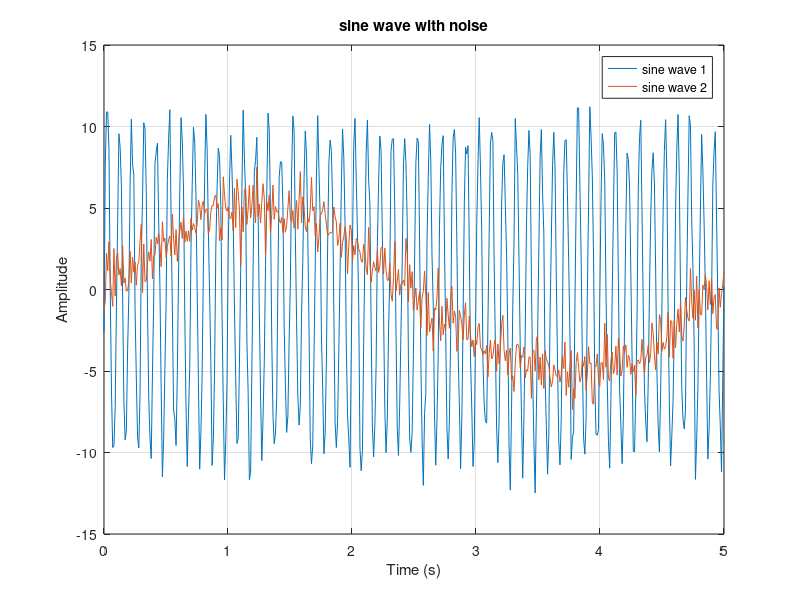
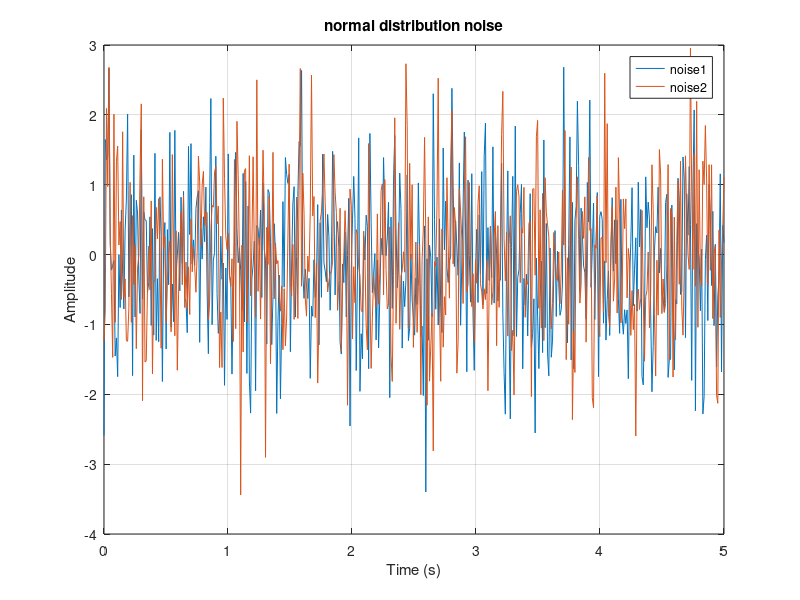
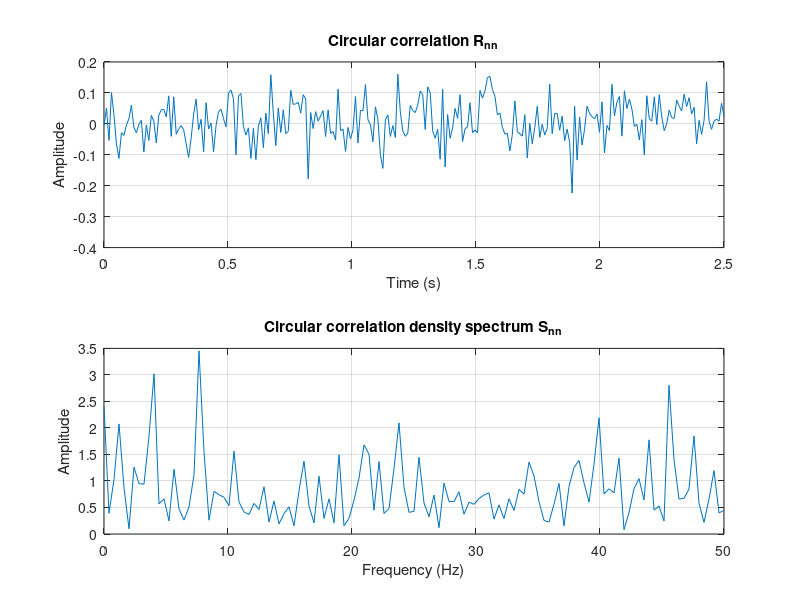
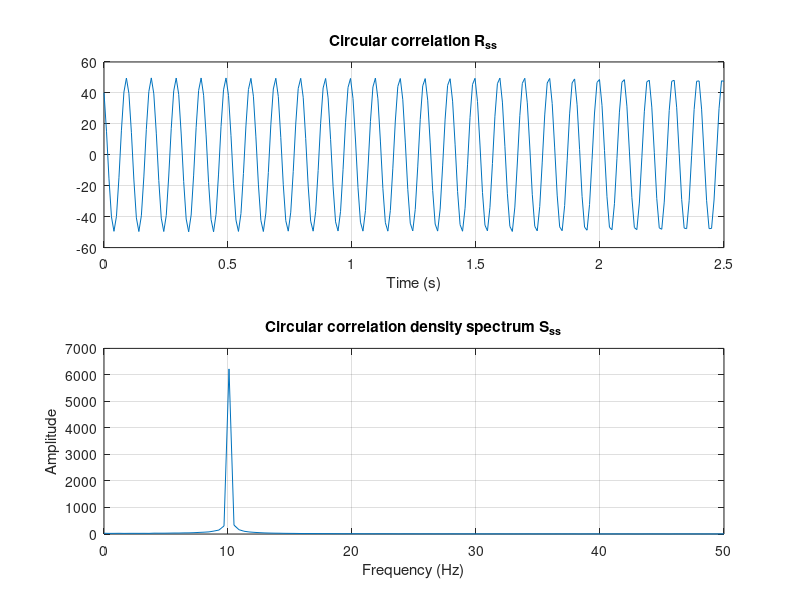

These charts were generated, in order, by the following MATLAB code:
clc; clear; close all;

%%
fs = 100;       % sampling frequency
Ts = 1 / fs;    % sampling period
L  = 500;       % length of input signal
sample_t = linspace(0, Ts*L, L);

% normal probability distribution noise
noise1 = normrnd(0, 1, [1, L]);
noise2 = normrnd(0, 1, [1, L]);

% simulate signal
freq1 = 10;
freq2 = 100;
t = linspace(0, L, L);
sig1 = 10 * sin(2*pi*freq1*t*Ts) + noise1;
sig2 =  5 * sin(2*pi*freq2*t*Ts) + noise2;

figure(1);
plot(sample_t, sig1); hold on
plot(sample_t, sig2); hold off
grid on;
legend("sine wave 1", "sine wave 2")
xlabel("Time (s)");
ylabel("Amplitude");
title("sine wave with noise");

figure(2);
plot(sample_t, noise1); hold on
plot(sample_t, noise2); hold off
grid on;
legend("noise1", "noise2")
xlabel("Time (s)");
ylabel("Amplitude");
title("normal distribution noise");

%% Do correlation algorithm
N     = double(int32(L/2));
Rnn   = zeros([1, N]);
Rss   = zeros([1, N]);
Rn1n2 = zeros([1, N]);
Rns   = zeros([1, N]);
Rs1s2 = zeros([1, N]);

for i = 1 : N
    temp_nn   = 0;
    temp_ss   = 0;
    temp_n1n2 = 0;
    temp_ns   = 0;
    temp_s1s2 = 0;
    for j = 1 : N
        temp_nn   = temp_nn   + noise1(1,j+i) * noise1(1,j);
        temp_ss   = temp_ss   + sig1(1,j+i)   * sig1(1,j);
        temp_n1n2 = temp_n1n2 + noise1(1,j+i) * noise2(1,j);
        temp_ns   = temp_ns   + noise1(1,j+i) * sig1(1,j);
        temp_s1s2 = temp_s1s2 + sig1(1,j+i)   * sig2(1,j);
    end
    Rnn(1, i)   = temp_nn   / N;
    Rss(1, i)   = temp_ss   / N;
    Rn1n2(1, i) = temp_n1n2 / N;
    Rns(1, i)   = temp_ns   / N;
    Rs1s2(1, i) = temp_s1s2 / N;
end

Snn   = abs(fft(Rnn));
Sss   = abs(fft(Rss));
Sn1n2 = abs(fft(Rn1n2));
Sns   = abs(fft(Rns));
Ss1s2 = abs(fft(Rs1s2));

freq = linspace(0, fs/2, N/2);
time = linspace(0, Ts*N, N);

%%
figure(3);
subplot(2,1,1);
plot(time, Rnn);
grid on;
xlabel("Time (s)");
ylabel("Amplitude");
title("Circular correlation R_{nn}");

subplot(2,1,2);
plot(freq, Snn(1, 1:N/2));
grid on;
xlabel("Frequency (Hz)");
ylabel("Amplitude");
title("Circular correlation density spectrum S_{nn}");

%%
figure();
subplot(2,1,1);
plot(time, Rss);
grid on;
xlabel("Time (s)");
title("Circular correlation R_{ss}");

subplot(2,1,2);
plot(freq, Sss(1, 1:N/2));
grid on;
xlabel("Frequency (Hz)");
ylabel("Amplitude");
title("Circular correlation density spectrum S_{ss}");

%%
figure();
subplot(2,1,1);
plot(time, Rn1n2);
grid on;
xlabel("Time (s)");
title("Circular correlation R_{n1n2}");

subplot(2,1,2);
plot(freq, Sn1n2(1, 1:N/2));
grid on;
xlabel("Frequency (Hz)");
ylabel("Amplitude");
title("Circular correlation density spectrum S_{n1n2}");

%%
figure();
subplot(2,1,1);
plot(time, Rns);
grid on;
xlabel("Time (s)");
title("Circular correlation R_{ns}");

subplot(2,1,2);
plot(freq, Sns(1, 1:N/2));
grid on;
xlabel("Frequency (Hz)");
ylabel("Amplitude");
title("Circular correlation density spectrum S_{ns}");

%%
figure();
subplot(2,1,1);
plot(time, Rs1s2);
grid on;
xlabel("Time (s)");
title("Circular correlation R_{s1s2}");

subplot(2,1,2);
plot(freq, Ss1s2(1, 1:N/2));
grid on;
xlabel("Frequency (Hz)");
ylabel("Amplitude");
title("Circular correlation density spectrum S_{s1s2}");
